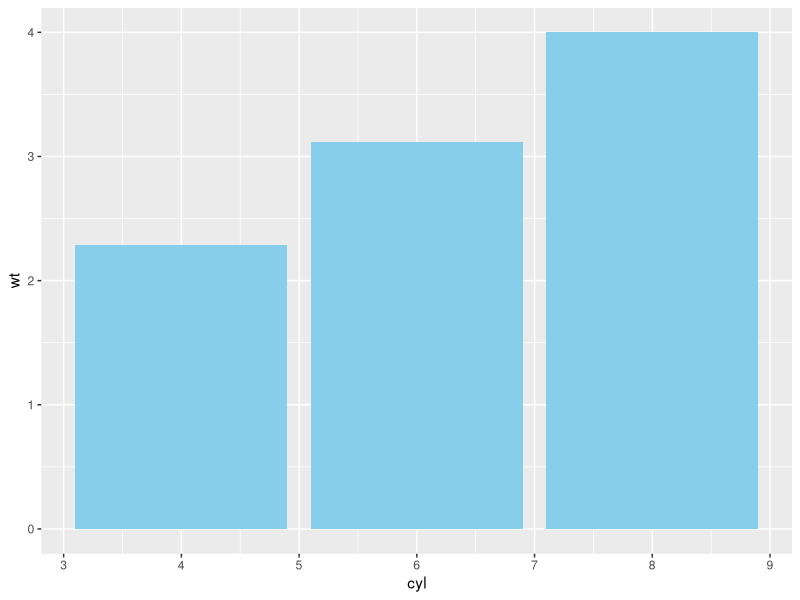
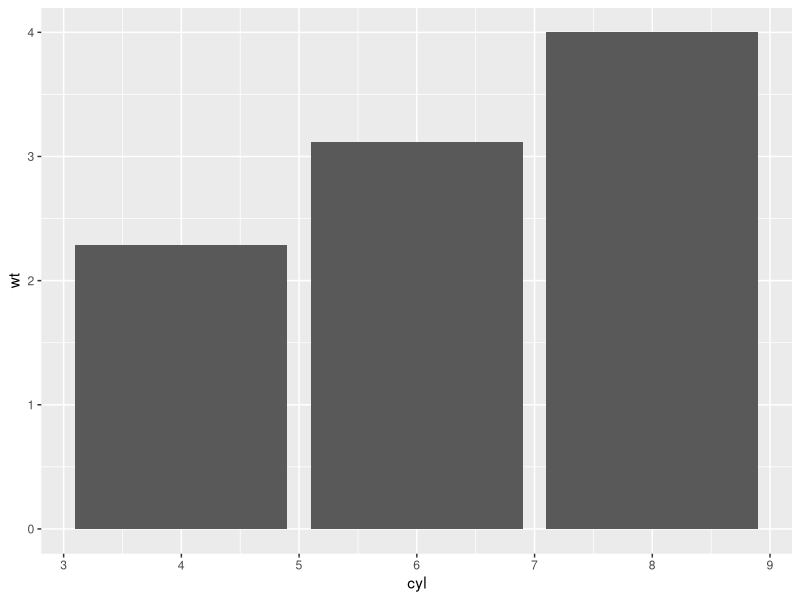
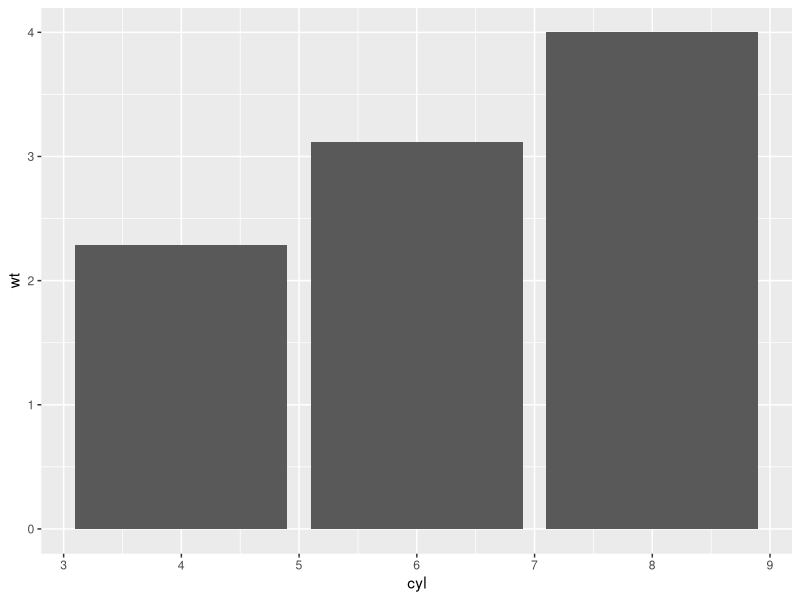
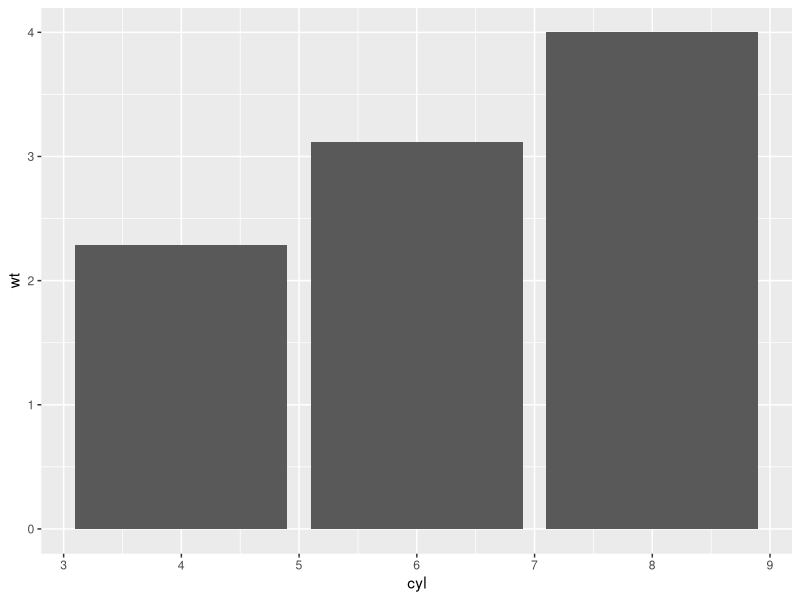
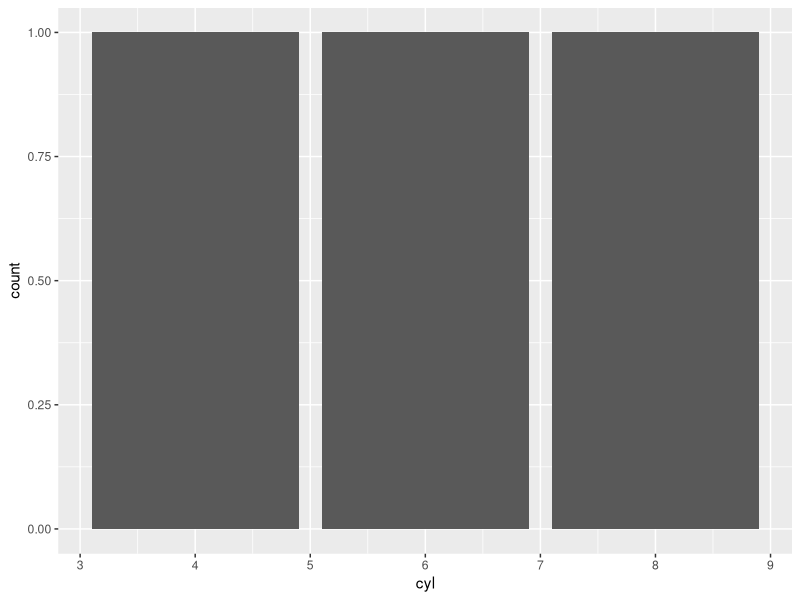
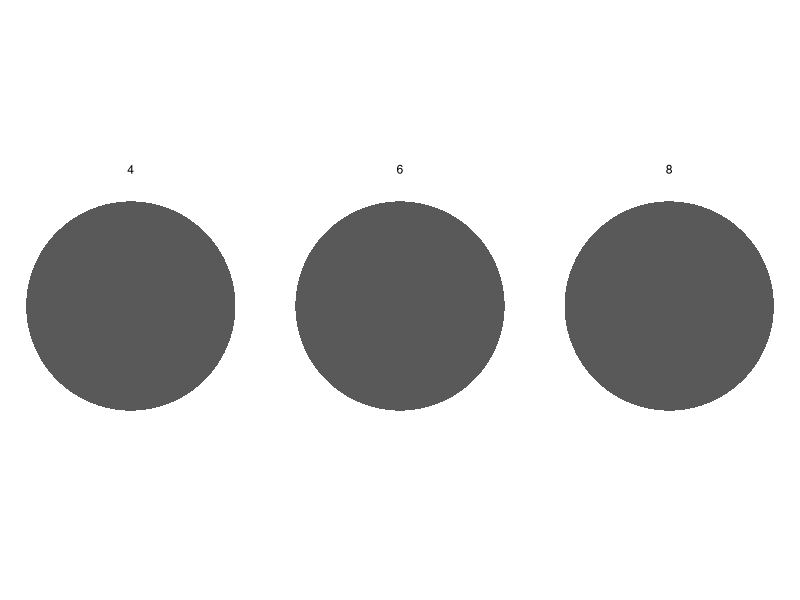
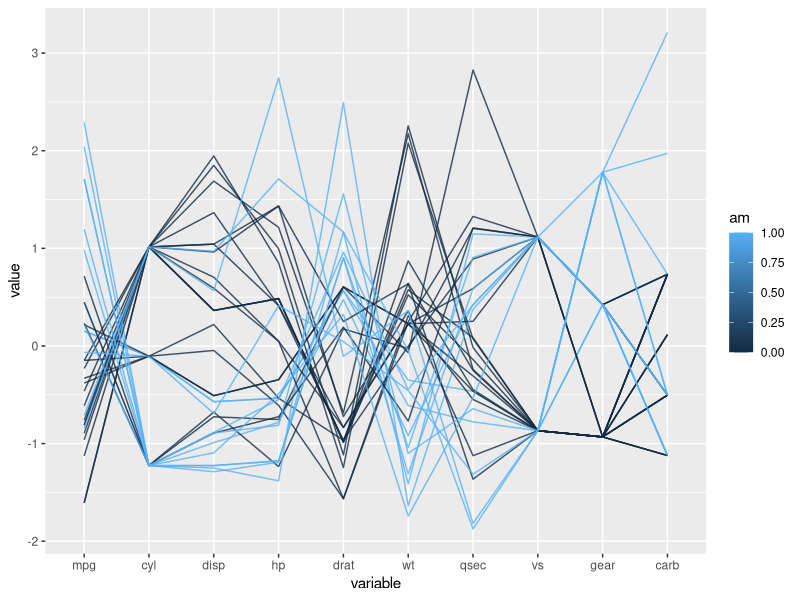
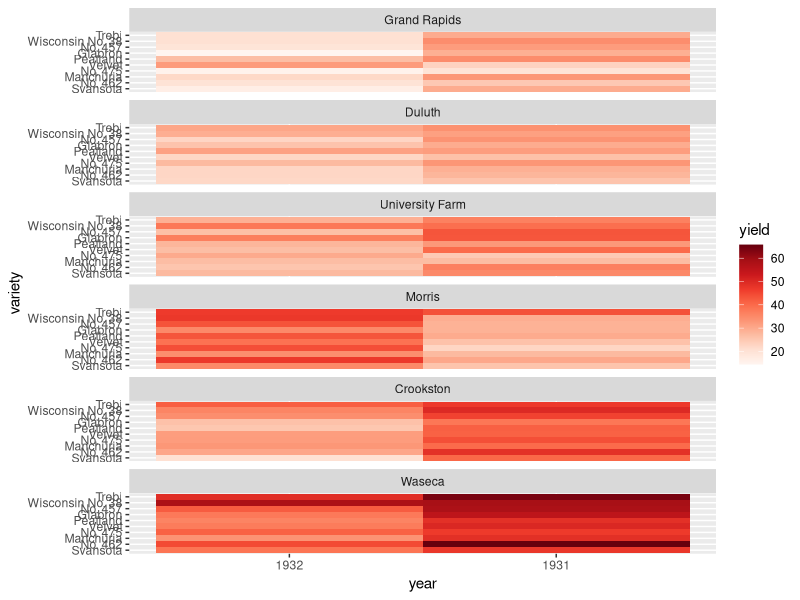

Write the R code that produced these figures, in order.
## ---- chunk 1
require(tidyverse)
## ---- chunk 2
# Base layers
m <- ggplot(mtcars, aes(x = cyl, y = wt))

# Draw dynamite plot
m +
  stat_summary(fun.y = mean, geom = "bar", fill = "skyblue") +
  stat_summary(fun.data = mean_sdl, fun.args = list(mult = 1), geom = "errorbar", width = 0.1)
## ---- chunk 3
# Base layers
m <- ggplot(mtcars, aes(x = cyl,y = wt, col = am, fill = am))

# Plot 1: Draw dynamite plot
m +
  stat_summary(fun.y = mean, geom = "bar") +
  stat_summary(fun.data = mean_sdl, fun.args = list(mult = 1), geom = "errorbar", width = 0.1)

# Plot 2: Set position dodge in each stat function
m +
  stat_summary(fun.y = mean, geom = "bar", position = "dodge") +
  stat_summary(fun.data = mean_sdl, fun.args = list(mult = 1), 
               geom = "errorbar", width = 0.1, position = "dodge")

# Set your dodge posn manually
posn.d <- position_dodge(0.9)

# Plot 3: Redraw dynamite plot
m +
  stat_summary(fun.y = mean, geom = "bar", position = posn.d) +
  stat_summary(fun.data = mean_sdl, fun.args = list(mult = 1), geom = "errorbar", width = 0.1, position = posn.d)
## ---- chunk 4
# Bar chart
ggplot(mtcars, aes(x = cyl, fill = am)) +
  geom_bar(position = "fill")

# Convert bar chart to pie chart
ggplot(mtcars, aes(x = factor(1), fill = am)) +
  geom_bar(position = "fill", width = 1) +
  facet_grid(. ~ cyl) + 
  coord_polar(theta = "y") +
  theme_void()
## ---- chunk 5
# Parallel coordinates plot using GGally
library(GGally)

# All columns except am
group_by_am <- 9
my_names_am <- (1:11)[-group_by_am]

# Basic parallel plot - each variable plotted as a z-score transformation
ggparcoord(mtcars, my_names_am, groupColumn = group_by_am, alpha = 0.8)
## ---- chunk 6
require(RColorBrewer)
require(lattice)
# Create color palette
myColors <- brewer.pal(9, "Reds")

# Build the heat map from scratch
ggplot(barley, aes(x = year, y = variety, fill = yield)) +
  geom_tile() + # Geom layer
  facet_wrap( ~ site, ncol = 1) + # Facet layer
  scale_fill_gradientn(colors = myColors) # Adjust colors
## ---- chunk 7
# The heat map we want to replace
# Don't remove, it's here to help you!
myColors <- brewer.pal(9, "Reds")
ggplot(barley, aes(x = year, y = variety, fill = yield)) +
  geom_tile() +
  facet_wrap( ~ site, ncol = 1) +
  scale_fill_gradientn(colors = myColors)

# Line plot; set the aes, geom and facet
ggplot(barley, aes(x = year, y = yield, color = variety, group = variety)) + 
  geom_line() +
  facet_wrap( ~ site, nrow = 1)
## ---- chunk 8
# Create overlapping ribbon plot from scratch
ggplot(barley, aes(x = year, y = yield, col = site, group = site, fill = site)) +
  stat_summary(fun.y = mean, geom = "line") +
  stat_summary(fun.data = mean_sdl, fun.args = list(mult = 1), geom = "ribbon", alpha = 0.1, col = NA)
